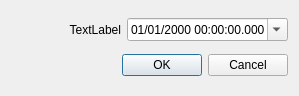
<?xml version="1.0" encoding="UTF-8"?>
<ui version="4.0">
 <class>DateTimeDlg</class>
 <widget class="QDialog" name="DateTimeDlg">
  <property name="geometry">
   <rect>
    <x>0</x>
    <y>0</y>
    <width>299</width>
    <height>96</height>
   </rect>
  </property>
  <property name="windowTitle">
   <string>Dialog</string>
  </property>
  <layout class="QVBoxLayout" name="verticalLayout">
   <item>
    <layout class="QHBoxLayout" name="horizontalLayout">
     <item>
      <widget class="QLabel" name="dateTimeLabel">
       <property name="text">
        <string>TextLabel</string>
       </property>
       <property name="alignment">
        <set>Qt::AlignRight|Qt::AlignTrailing|Qt::AlignVCenter</set>
       </property>
      </widget>
     </item>
     <item>
      <widget class="QDateTimeEdit" name="dateTimeEdit">
       <property name="displayFormat">
        <string>MM/dd/yyyy hh:mm:ss.zzz</string>
       </property>
       <property name="calendarPopup">
        <bool>true</bool>
       </property>
       <property name="timeSpec">
        <enum>Qt::UTC</enum>
       </property>
      </widget>
     </item>
    </layout>
   </item>
   <item>
    <widget class="QDialogButtonBox" name="buttonBox">
     <property name="orientation">
      <enum>Qt::Horizontal</enum>
     </property>
     <property name="standardButtons">
      <set>QDialogButtonBox::Cancel|QDialogButtonBox::Ok</set>
     </property>
    </widget>
   </item>
  </layout>
 </widget>
 <resources/>
 <connections>
  <connection>
   <sender>buttonBox</sender>
   <signal>accepted()</signal>
   <receiver>DateTimeDlg</receiver>
   <slot>accept()</slot>
   <hints>
    <hint type="sourcelabel">
     <x>248</x>
     <y>254</y>
    </hint>
    <hint type="destinationlabel">
     <x>157</x>
     <y>274</y>
    </hint>
   </hints>
  </connection>
  <connection>
   <sender>buttonBox</sender>
   <signal>rejected()</signal>
   <receiver>DateTimeDlg</receiver>
   <slot>reject()</slot>
   <hints>
    <hint type="sourcelabel">
     <x>316</x>
     <y>260</y>
    </hint>
    <hint type="destinationlabel">
     <x>286</x>
     <y>274</y>
    </hint>
   </hints>
  </connection>
 </connections>
</ui>
